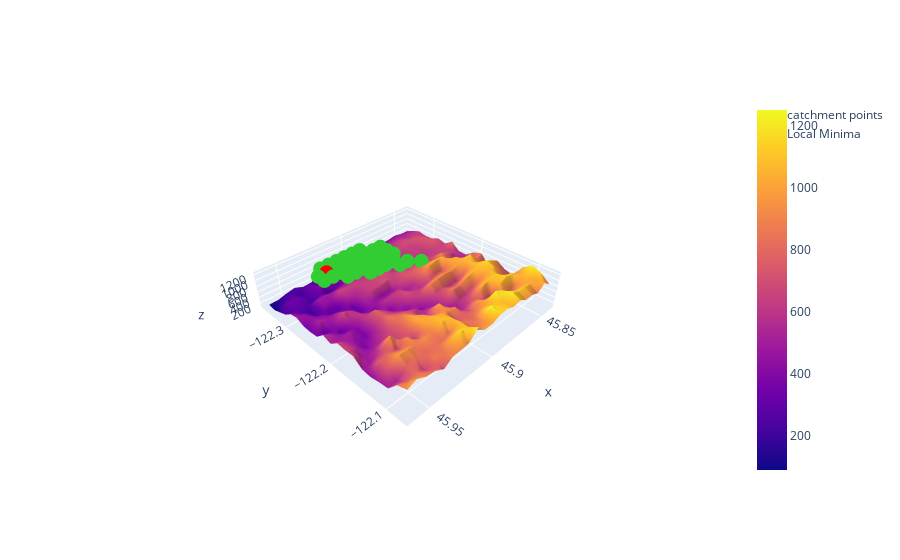

Notebook source saved alongside this figure:
### Code cell
#for plotting local minima
import plotly.graph_objects as go
import numpy as np
import scipy.ndimage as ndi

test_group = minima_point_groups[23]
print(test_group)
np_test_group = np.array(test_group)
np_test_group_lats = [pivoted_elevation_grid_by_num_splits.index[item] for item in np_test_group[:,0]]
np_test_group_lons = [pivoted_elevation_grid_by_num_splits.columns[item] for item in np_test_group[:,1]]


# Plot our elevation data, 
fig = go.Figure(data=[go.Surface(z=pivoted_elevation_grid_by_num_splits.transpose().values, x=pivoted_elevation_grid_by_num_splits.index, y=pivoted_elevation_grid_by_num_splits.columns)])
# fig.add_trace(go.Scatter3d(x=x, y=y, z=z, mode='markers', marker=dict(size=5, color='limegreen', symbol='circle'), name='Scatterplot surface'))  # plots all points in scatterplot form

fig.add_trace(go.Scatter3d(x=np_test_group_lats, y=np_test_group_lons, z=np.full(38, 1000, dtype=int), mode='markers', marker=dict(size=5, color='limegreen', symbol='circle'), name='catchment points'))

fig.add_trace(go.Scatter3d(x=[pivoted_elevation_grid_by_num_splits.index[minimas[23][0]]], y=[pivoted_elevation_grid_by_num_splits.columns[minimas[23][1]]], z=np.full(1, 1000, dtype=int), mode='markers', marker=dict(size=5, color='red', symbol='circle'), name='Local Minima'))


fig.update_layout(
    scene=dict(
        aspectratio=dict(x=1, y=1, z=0.2),
        aspectmode='manual'
    )
)

fig.show()

### Figure 1 — Plotly figure (JSON) as saved in the notebook; plotly's stock layout.template omitted (floating-point values rounded to 4 significant figures; data arrays with more than 128 entries replaced by an {"elided": "..."} marker saying what was removed)
{"data": [{"type": "surface", "x": [45.84, 45.85, 45.85, 45.86, 45.87, 45.87, 45.88, 45.88, 45.89, 45.9, 45.9, 45.91, 45.92, 45.92, 45.93, 45.94, 45.94, 45.95, 45.96, 45.96], "y": [-122.4, -122.3, -122.3, -122.3, -122.3, -122.3, -122.3, -122.3, -122.2, -122.2, -122.2, -122.2, -122.2, -122.2, -122.1, -122.1, -122.1, -122.1, -122.1, -122.1], "z": {"elided": "20x20 int values"}}, {"marker": {"color": "limegreen", "size": 5, "symbol": "circle"}, "mode": "markers", "name": "catchment points", "type": "scatter3d", "x": [45.88, 45.88, 45.88, 45.88, 45.88, 45.89, 45.89, 45.89, 45.89, 45.89, 45.9, 45.9, 45.9, 45.9, 45.9, 45.9, 45.9, 45.9, 45.9, 45.9, 45.91, 45.91, 45.91, 45.91, 45.91, 45.92, 45.92, 45.92, 45.92, 45.92, 45.92, 45.92, 45.92, 45.93, 45.93, 45.93, 45.94, 45.94], "y": [-122.2, -122.3, -122.3, -122.3, -122.3, -122.3, -122.3, -122.3, -122.3, -122.3, -122.3, -122.3, -122.3, -122.3, -122.3, -122.3, -122.3, -122.3, -122.3, -122.3, -122.3, -122.3, -122.3, -122.3, -122.3, -122.3, -122.3, -122.3, -122.3, -122.3, -122.3, -122.3, -122.3, -122.3, -122.3, -122.3, -122.3, -122.3], "z": [1000, 1000, 1000, 1000, 1000, 1000, 1000, 1000, 1000, 1000, 1000, 1000, 1000, 1000, 1000, 1000, 1000, 1000, 1000, 1000, 1000, 1000, 1000, 1000, 1000, 1000, 1000, 1000, 1000, 1000, 1000, 1000, 1000, 1000, 1000, 1000, 1000, 1000]}, {"marker": {"color": "red", "size": 5, "symbol": "circle"}, "mode": "markers", "name": "Local Minima", "type": "scatter3d", "x": [45.93], "y": [-122.3], "z": [1000]}], "layout": {"scene": {"aspectmode": "manual", "aspectratio": {"x": 1, "y": 1, "z": 0.2}}}}
